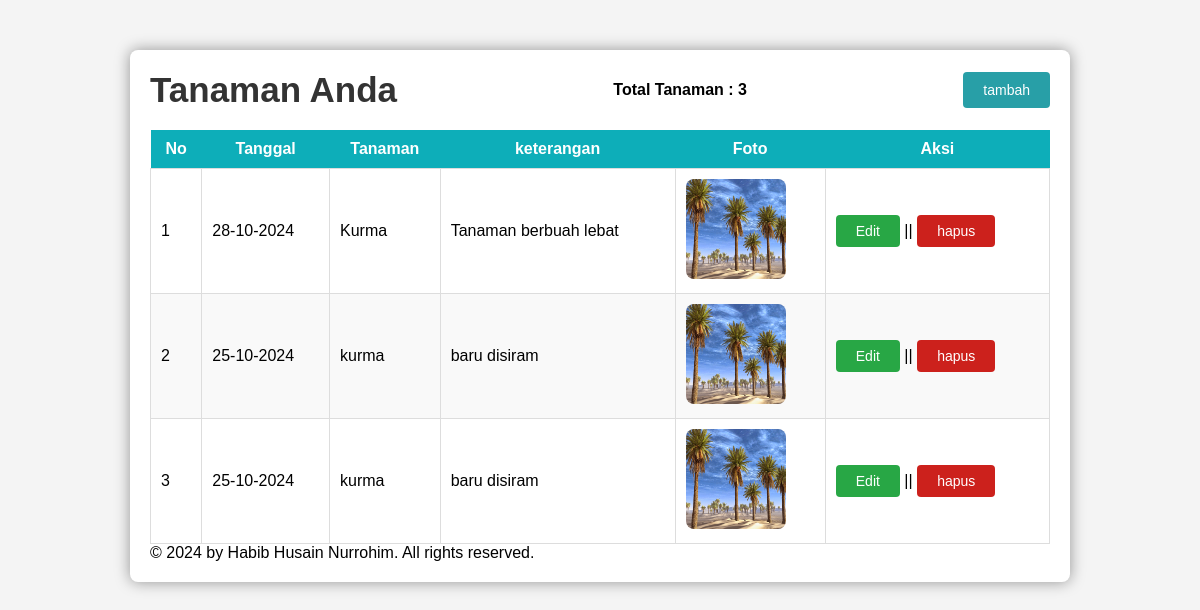
The page / on the database its author committed.
### tables this page shows
CREATE TABLE tanaman (id INTEGER PRIMARY KEY AUTOINCREMENT, tanggal TEXT NOT NULL, tanaman TEXT NOT NULL,  keterangan TEXT,foto TEXT NOT NULL, id_user TEXT);

### functions.php (called while the page is built, shortened)
<?php
    function database()
    {
            $db = new SQLite3('db_tanaman.sqlite');
            return $db;
    }
    function tampil_data()
    {
            $db = database();
             $tampil_data_tanaman = "SELECT * FROM tanaman ORDER BY tanggal DESC";
             $tampil_tanaman = $db -> query($tampil_data_tanaman);
             $tampilan_data=[];
             while ($row= $tampil_tanaman->fetchArray()){
                $tampilan_data[] = $row;
             }
             return $tampilan_data;
    }

### index.php (the view, shortened to what this page needs)
<?php
require "functions.php";
?>
<!DOCTYPE html>
<html lang="en">
<head>
    <link rel="stylesheet" href="css/style.css">
</head>
<body>
    <div class="container">
    <div class="judul">
    <h1>Tanaman Anda</h1>
    <?php
        $hitung_data_murojaah="SELECT COUNT(*) FROM tanaman";
        $hitung_murojaah = $db->query($hitung_data_murojaah);
        while($hitung =$hitung_murojaah->fetchArray()):
    ?>
        <h4>Total Tanaman : <?php echo $hitung[0];?></h4>
     <?php
         endwhile;
     ?>
        <a href="tambah_tanaman.php">tambah</a>
    </div>
    <div class="box">
     <table>
        <thead>
            <tr>
                <th>No</th>
                <th>Tanggal</th>
                <th>Tanaman</th>
                <th>keterangan</th>
                <th>Foto</th>
                <th>Aksi</th>
            </tr>
        </thead>
        <tbody>
            <?php
             $tampilan_data = tampil_data();
             $no=1;
             foreach($tampilan_data as $row):
            ?>
            <tr>
                <td><?php echo $no;?></td>
                <td><?php echo date('d-m-Y', strtotime($row['tanggal'])); ?></td>
                <td><?php echo $row['tanaman'] ?></td>
                <td><?php echo $row['keterangan'] ?></td>
                <td><img src="image/<?php echo $row['foto']?>" alt="foto_tanaman"></td>
                <td><a href="edit_tanaman.php?id=<?php echo $row['id']?>">Edit</a> || <a href="hapus_tanaman.php?id=<?php echo $row['id']?>" onclick ="return confirm('Yakin Mau Hapus Tanaman Ini??? :( ')">hapus</a></td>
            </tr>
                <?php
                $no++;
                endforeach;
                ?>
        </tbody>
    </table>
    <p>&copy; 2024 by Habib Husain Nurrohim. All rights reserved.</p>
    </div>
    </div>
</body>
</html>

### css/style.css (style rules this page uses)
* { margin: 0; padding: 0; }
body { font-family: Arial, sans-serif; background-color: #f4f4f4; display: flex; justify-content: center; align-items: center; height: 100vh; }
.container { background-color: #fff; padding: 20px; border-radius: 8px; box-shadow: 0px 0px 15px rgba(0, 0, 0, 0.4); width: 80%; max-width: 900px; margin: auto; margin-top: 50px; }
.judul { display: flex; align-items: center; justify-content: space-between; margin-bottom: 20px; }
.judul h1 { margin: 0; font-size: 35px; color: #333; }
.judul a { padding: 10px 20px; background-color: #289fa7; color: white; text-decoration: none; border-radius: 4px; font-size: 14px; }
.box table { width: 100%; border-collapse: collapse; }
.box thead th { background-color: #0daeb9; color: white; padding: 10px; }
.box tbody td { padding: 10px; border: 1px solid #ddd; }
.box tbody td a:first-child { padding: 8px 20px; background-color: #28a745; color: white; text-decoration: none; border-radius: 4px; font-size: 14px; }
.box tbody td a { padding: 8px 20px; background-color: #cc211c; color: white; text-decoration: none; border-radius: 4px; font-size: 14px; }
.box tbody td img { border-radius: 8px; }
.box tr:nth-child(even) { background-color: #f9f9f9; }
.box tbody td img { width: 100px; height: 100px; }

### rows shown on the page
tanaman: tanggal "28-10-2024", tanaman "Kurma", keterangan "Tanaman berbuah lebat", foto (picture)
tanaman: tanggal "25-10-2024", tanaman "kurma", keterangan "baru disiram", foto (picture)
tanaman: tanggal "25-10-2024", tanaman "kurma", keterangan "baru disiram", foto (picture)

### other values the page prints
$hitung[0] "3"
